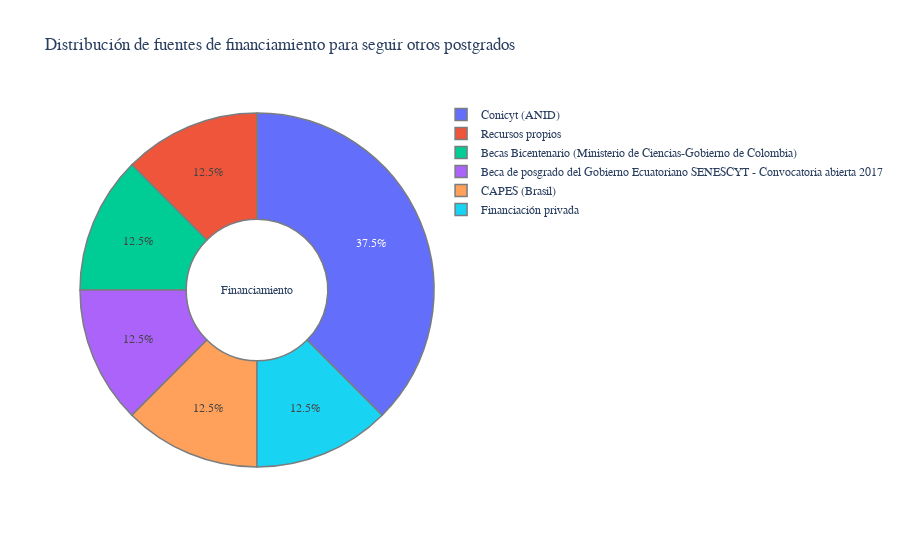

This figure's notebook cell:
### Markdown cell above
## ¿Cuáles fueron las fuentes de financiamiento para continuar postgrados?

### Code cell
temp_series = df_egresados['Fuente_recursos'].value_counts()
labels = (np.array(temp_series.index))
sizes = (np.array((temp_series / temp_series.sum())*100))

trace = go.Pie(labels=labels, values=sizes, marker=dict(line=dict(color='#797D7F', width=1.5)), hole=.4)
layout = go.Layout(
    title='Distribución de fuentes de financiamiento para seguir otros postgrados',
    title_font_family="Rockwell", 
    annotations=[dict(text='Financiamiento', x=0.5, y=0.5, font_size=12, showarrow=False)],
    font=dict(
        family="Rockwell", size=12)
)
data = [trace]
fig = go.Figure(data=data, layout=layout)
py.iplot(fig, filename="gender")

### Figure 1 — Plotly figure (JSON) as saved in the notebook; plotly's stock layout.template omitted (floating-point values rounded to 4 significant figures)
{"data": [{"hole": 0.4, "labels": ["Conicyt (ANID)", "Recursos propios", "Becas Bicentenario (Ministerio de Ciencias-Gobierno de Colombia)", "Beca de posgrado del Gobierno Ecuatoriano SENESCYT - Convocatoria abierta 2017", "CAPES (Brasil)", "Financiación privada"], "marker": {"line": {"color": "#797D7F", "width": 1.5}}, "type": "pie", "values": [37.5, 12.5, 12.5, 12.5, 12.5, 12.5]}], "layout": {"annotations": [{"font": {"size": 12}, "showarrow": false, "text": "Financiamiento", "x": 0.5, "y": 0.5}], "font": {"family": "Rockwell", "size": 12}, "title": {"font": {"family": "Rockwell"}, "text": "Distribución de fuentes de financiamiento para seguir otros postgrados"}}}
